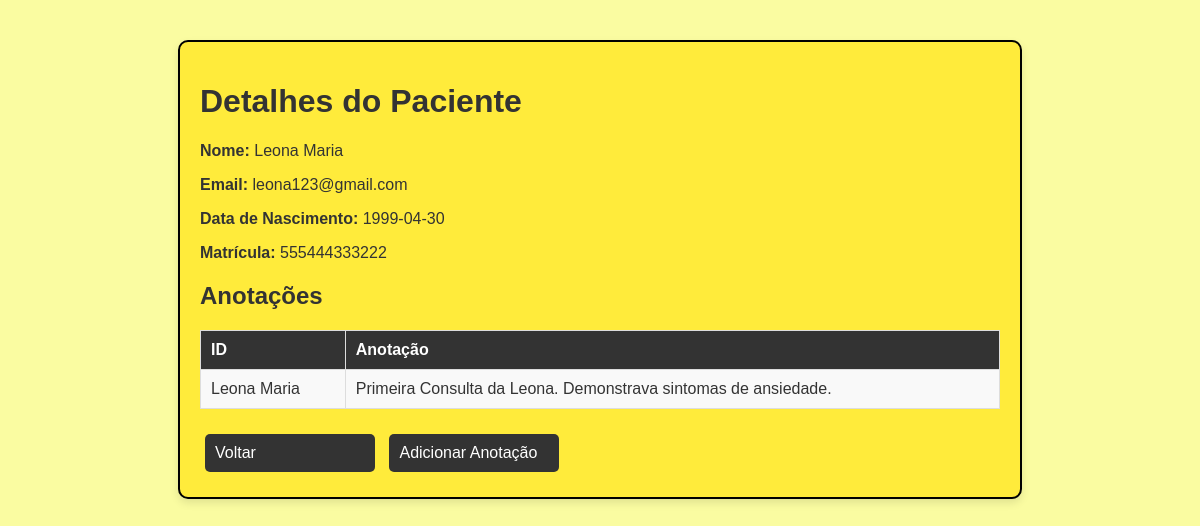
Screenshot of /detalhes_paciente/4 (signed in) with the database file from the repository.
### tables this page shows
CREATE TABLE pacientes (
            ID_pacientes INTEGER NOT NULL PRIMARY KEY AUTOINCREMENT,
            Nome VARCHAR NOT NULL,
            Email VARCHAR NOT NULL,
            Senha VARCHAR NOT NULL,
            Data_Nascimento DATE,
            Matricula INTEGER NOT NULL);

CREATE TABLE anotacoes (
                ID_anotacoes INTEGER NOT NULL PRIMARY KEY AUTOINCREMENT,
                ID_pacientes INTEGER NOT NULL,
                Anotacoes TEXT NOT NULL,
                FOREIGN KEY (ID_pacientes) REFERENCES pacientes(ID_pacientes)
            );

### app.py (the view)
@app.route('/detalhes_paciente/<int:id>', methods=['GET'])
def detalhes_paciente(id):
    if 'user_id' not in session:
        return redirect(url_for('login_psicologo'))
    paciente = sqlite.get_paciente(id)
    if not paciente:
        flash('Paciente não encontrado.', 'danger')
        return redirect(url_for('telapsicologo'))
    anotacoes = sqlite.get_paciente_anotacoes(id)
    anotacoes = anotacoes['anotacoes']
    return render_template('detalhes_paciente.html', paciente=paciente, anotacoes=anotacoes, id=id)

### sqlite.py (called while the page is built)
def get_db_connection():
    try:
        conn = sqlite3.connect('banco_de_dados.db')
        conn.row_factory = sqlite3.Row
        return conn
    except sqlite3.Error as e:
        return None

def get_paciente(paciente_id):
    conn = get_db_connection()
    cursor = conn.cursor()
    cursor.execute('SELECT nome, email, data_nascimento, matricula FROM pacientes WHERE ID_pacientes = ?', (paciente_id,))
    paciente = cursor.fetchone()
    conn.close()
    return {'nome': paciente[0], 'email': paciente[1], 'data_nascimento': paciente[2], 'matricula': paciente[3]}

def get_paciente_anotacoes(paciente_id):
    conn = get_db_connection()
    cursor = conn.cursor()
    try:
        cursor.execute('''
            SELECT anotacoes
            FROM anotacoes
            WHERE ID_pacientes = ?
        ''', (paciente_id,))
        anotacoes = cursor.fetchall()
        anotacoes_data = [a[0] for a in anotacoes]
        return {
            'anotacoes': anotacoes_data
        }
    except sqlite3.Error as e:
        print(f"Erro ao acessar o banco de dados: {e}")
        return {'error': 'Erro ao acessar o banco de dados'}
    finally:
        conn.close()

### templates/detalhes_paciente.html (shortened to what this page needs)
<!DOCTYPE html>
<html lang="pt-BR">
<head>
</head>
<body>
    <div class="container">
        <h1>Detalhes do Paciente</h1>
        <div class="info">
            <p><strong>Nome:</strong> {{ paciente.nome }}</p>
            <p><strong>Email:</strong> {{ paciente.email }}</p>
            <p><strong>Data de Nascimento:</strong> {{ paciente.data_nascimento }}</p>
            <p><strong>Matrícula:</strong> {{ paciente.matricula }}</p>
        </div>
        <div class="notes">
            <h2>Anotações</h2>
            <table class="notes-table">
                <thead>
                    <tr>
                        <th>ID</th>
                        <th>Anotação</th>
                    </tr>
                </thead>
                <tbody>
                    {% for anotacao in anotacoes %}
                        <tr>
                            <td>{{ paciente.nome }}</td>
                            <td>{{ anotacao }}</td>
                        </tr>
                    {% endfor %}
                </tbody>
            </table>
        </div>
        <div class="nav-buttons">
            <a href="{{ url_for('anotacoes_pacientes') }}">Voltar</a>
            <a href="{{ url_for('salvar_anotacao', id=id) }}">Adicionar Anotação</a>
        </div>
    </div>
</body>
</html>

### templates/detalhes_paciente.html (style rules this page uses)
body { font-family: Arial, sans-serif; margin: 0; padding: 0; background-color: #fafca1; color: #333; display: flex; flex-direction: column; align-items: center; height: 100vh; overflow: hidden; }
.container { max-width: 800px; width: 100%; padding: 20px; margin-top: 40px; background-color: #ffeb3b; border-radius: 10px; border: 2px solid #000; box-shadow: 0 4px 8px rgba(0, 0, 0, 0.1); }
h1 { color: #333; }
.info, .notes { margin-bottom: 20px; }
.info p, .notes p { font-size: 16px; color: #333; }
.notes-table { width: 100%; border-collapse: collapse; }
.notes-table th, .notes-table td { border: 1px solid #ddd; padding: 10px; text-align: left; }
.notes-table th { background-color: #333; color: #fff; }
.notes-table td { background-color: #f9f9f9; }
.nav-buttons { margin-top: 20px; }
.nav-buttons a { display: inline-block; width: 150px; padding: 10px; background-color: #333; color: #fff; border: none; border-radius: 5px; text-decoration: none; font-size: 16px; margin: 5px; }

### rows the page displays
pacientes: nome "Leona Maria", email "leona123@gmail.com", data_nascimento "1999-04-30", matricula "555444333222"
anotacoes: Anotacoes "Primeira Consulta da Leona. Demonstrava sintomas de ansiedade."
